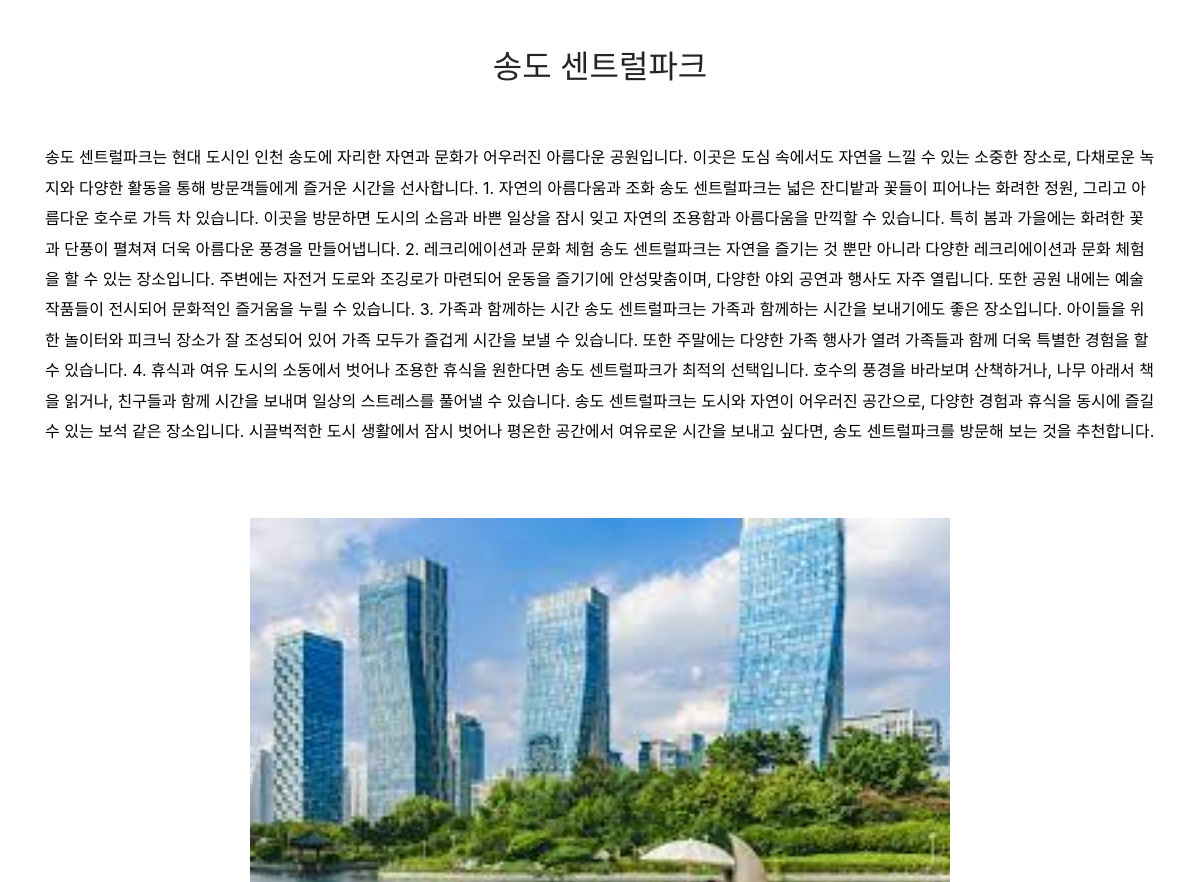
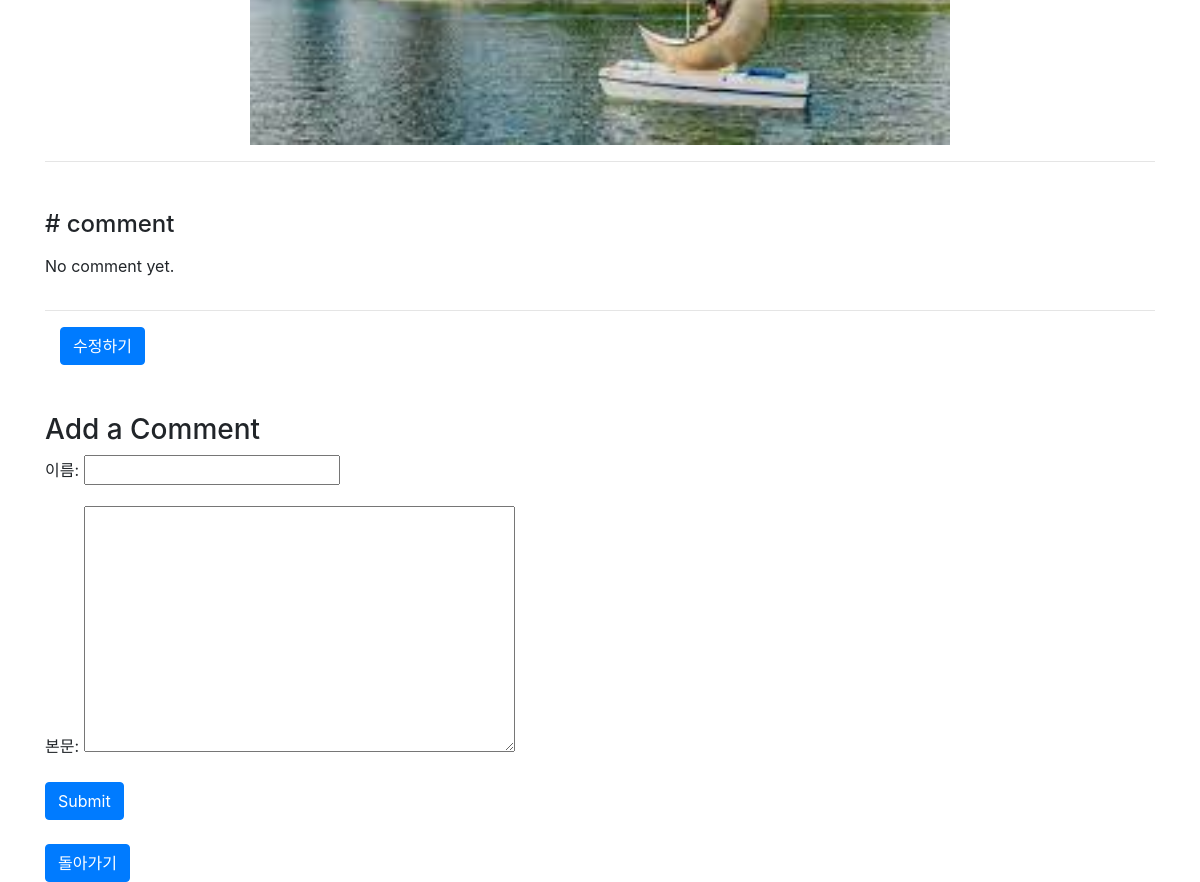
/post/detail/61/, run on the app's committed database (2 pictures, top to bottom).
### post/models.py (models this page shows, shortened)
class Post(models.Model):
    title=models.CharField(max_length=200, verbose_name='제목')
    body=models.TextField(verbose_name='본문')
    created_at=models.DateTimeField(auto_now_add=True, verbose_name='작성일')
    author=models.ForeignKey(Bcuser, on_delete=models.CASCADE, verbose_name='작성자')
    imgfile=models.ImageField(null=True, upload_to="", blank=True)  #이미지 칼럼 추가
    class Meta:
        db_table='Post_table'
        verbose_name='포스트'
        verbose_name_plural='포스트들'

### post/views.py (the view)
# urls.py: path('detail/<int:pk>/', views.post_detail, name='post_detail'), # 127.0.0.1:8000/post/detail/1
def post_detail(request, pk):
    post=get_object_or_404(Post, pk=pk) # Post : models의 Post 데이터베이스
    comments=post.comments.all()
    if request.method == 'POST':
        comment_form=CommentForm(request.POST)
        if comment_form.is_valid():
            comment=comment_form.save(commit=False)
            comment.post=post
            comment.save()
            return redirect('post_detail', pk=post.pk)
    else:
        comment_form=CommentForm()
    return render(request, 'post_detail.html', {'post':post,'comments':comments,'comment_form':comment_form})

### post/forms.py
class CommentForm(forms.ModelForm):
    class Meta:
        model = Comment
        fields = ['name','body']

### post/templates/post_detail.html (shortened to what this page needs)
{% extends "base.html" %}
{% block contents %}
<div class="row mt-5">
    <div class="col-12 text-center">
        <h2>{{post.title}}</h2>
    </div>
</div>
<div class="row mt-5">
    <div class="col-12">
        <p class="post-body">{{post.body}}</p>
    </div>
</div>
{% if post.imgfile %}
<div class="row mt-5">
    <div class="col-12 text-center">
    </div>
</div>
<div class="row">
    <div class="col-12 text-center">
        <img src="{{ post.imgfile.url }}" width="700">
    </div>
</div>
{% endif %}
<hr>
<div class="row mt-5">
    <div class="col-12">
        <h4>&#35; comment</h4>
        {% for comment in comments%}
        <div class="comment">
            <div class="comment-name">{{comment.name}}</div>
            <p>{{comment.body}}</p>
        </div>
        {% empty %}
        <p>No comment yet.</p>
        {% endfor %}
    </div>
</div>
<hr>
<div class="col-12 mt-2">
    <a href="/post/detail/{{post.id}}/modify/"><button type="button" class="btn btn-primary">수정하기</button></a>
</div>
<div class="row mt-5">
    <div class="col-12">
        <h3>Add a Comment</h3>
        <form method="POST">
            {{comment_form.as_p}}
            <button type="submit" class="btn btn-primary">Submit</button>
        </form>
    </div>
    <div class="col-12 mt-2">
        <button type="button" class="btn btn-primary" onclick="location.href='/post/post_list'">돌아가기</button>
    </div>
</div>
{% endblock %}

### post/templates/post_detail.html (style rules this page uses)
.post-body { font-size: 1.0em; font-weight: 400; line-height: 1.9; color: black; }

### data on the page
Post: title "송도 센트럴파크", body "송도 센트럴파크는 현대 도시인 인천 송도에 자리한 자연과 문화가 어우러진 아름다운 공원입니다. 이곳은 도심 속에서도 자연을 느낄 수 있는 소중한 장소로, 다채로운 녹지와 다양한 활동을 통해 방문객들에게 즐거운 시간을 선사합니다. 1. 자연의 아름다움과 조화 송도 센트럴파크는 넓은 잔디밭과 꽃들이 피어나는 화려한 정원, 그리고 아름다운 호수로 가득 차 있습니다. 이곳을 방문하면 도시의 소음과 바쁜 일상을 잠시 잊고 자연의 조용함과 아름다움을 만끽할 수 있습니다. 특히 봄과 가을에는 화려한 꽃과 단풍이 펼쳐져 더욱 아름다운 풍경을 만들어냅니다. 2. 레크리에이션과 문화 체험 송도 센트럴파크는 자연을 즐기는 것 뿐만 아니라 다양한 레크리에이션과 문화 체험을 할 수 있는 장소입니다. 주변에는 자전거 도로와 조깅로가 마련되어 운동을 즐기기에 안성맞춤이며, 다양한 야외 공연과 행사도 자주 열립니다. 또한 공원 내에는 예술 작품들이 전시되어 문화적인 즐거움을 누릴 수 있습니다. 3. 가족과 함께하는 시간 송도 센트럴파크는 가족과 함께하는 시간을 보내기에도 좋은 장소입니다. 아이들을 위한 놀이터와 피크닉 장소가 잘 조성되어 있어 가족 모두가 즐겁게 시간을 보낼 수 있습니다. 또한 주말에는 다양한 가족 행사가 열려 가족들과 함께 더욱 특별한 경험을 할 수 있습니다. 4. 휴식과 여유 도시의 소동에서 벗어나 조용한 휴식을 원한다면 송도 센트럴파크가…", imgfile (picture)
